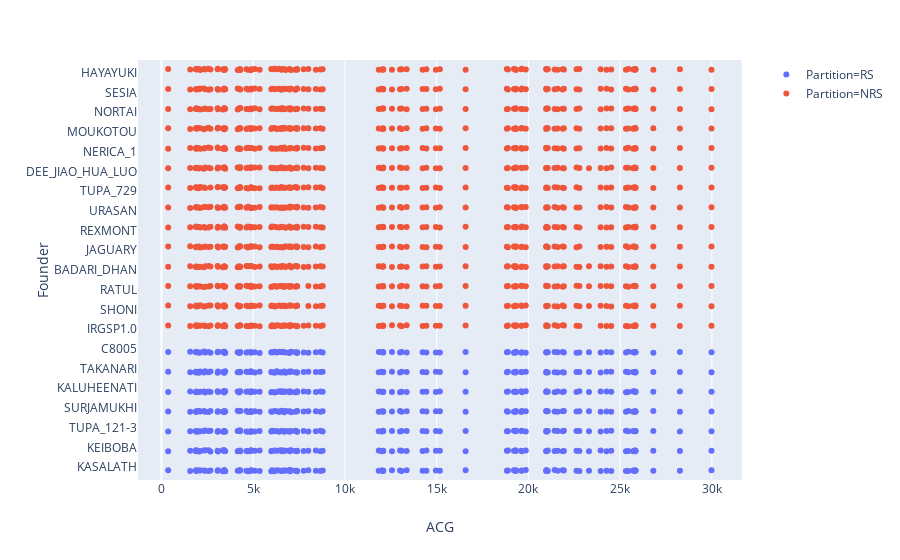

The notebook cell this image was saved under:
### Code cell
fig = px.strip(df_3mers, x='ACG', y='Founder', color='Partition', orientation='h')
fig.show()

### Figure 1 — Plotly figure (JSON) as saved in the notebook; plotly's stock layout.template omitted (floating-point values rounded to 4 significant figures; data arrays with more than 128 entries replaced by an {"elided": "..."} marker saying what was removed)
{"data": [{"alignmentgroup": "True", "boxpoints": "all", "fillcolor": "rgba(255,255,255,0)", "hoverlabel": {"namelength": 0}, "hoveron": "points", "hovertemplate": "Partition=RS<br>ACG=%{x}<br>Founder=%{y}", "legendgroup": "Partition=RS", "line": {"color": "rgba(255,255,255,0)"}, "marker": {"color": "#636efa"}, "name": "Partition=RS", "offsetgroup": "Partition=RS", "orientation": "h", "pointpos": 0, "showlegend": true, "type": "box", "x": {"elided": "660 int values"}, "x0": " ", "xaxis": "x", "y": {"elided": "660 str values"}, "y0": " ", "yaxis": "y"}, {"alignmentgroup": "True", "boxpoints": "all", "fillcolor": "rgba(255,255,255,0)", "hoverlabel": {"namelength": 0}, "hoveron": "points", "hovertemplate": "Partition=NRS<br>ACG=%{x}<br>Founder=%{y}", "legendgroup": "Partition=NRS", "line": {"color": "rgba(255,255,255,0)"}, "marker": {"color": "#EF553B"}, "name": "Partition=NRS", "offsetgroup": "Partition=NRS", "orientation": "h", "pointpos": 0, "showlegend": true, "type": "box", "x": {"elided": "1304 int values"}, "x0": " ", "xaxis": "x", "y": {"elided": "1304 str values"}, "y0": " ", "yaxis": "y"}], "layout": {"autosize": true, "boxmode": "group", "legend": {"tracegroupgap": 0}, "margin": {"t": 60}, "xaxis": {"anchor": "y", "autorange": true, "domain": [0, 0.98], "range": [-1279.0, 31620.0], "title": {"text": "ACG"}, "type": "linear"}, "yaxis": {"anchor": "x", "autorange": true, "domain": [0, 1], "range": [-0.6388, 20.64], "title": {"text": "Founder"}, "type": "category"}}}
